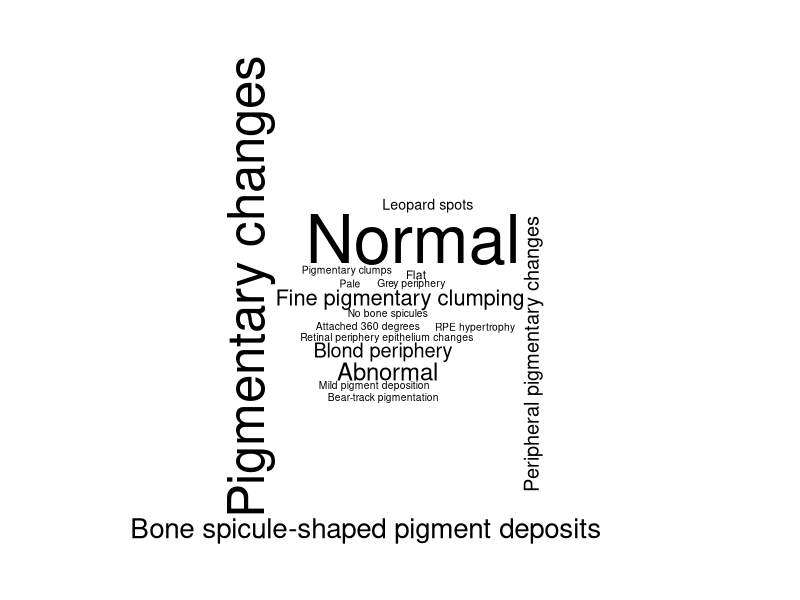

Recreate this plot in R. (Note: this script raises an error after producing the figure.)
#-------------------------Unique words in Peripheral Retina
#Loading packages
library(dplyr) # for data wrangling
library(tidytext) # for NLP
library(stringr) # to deal with strings

library(wordcloud) # to render wordclouds
library(RColorBrewer)

library(knitr) # for tables
library(tidyr)

#------------Word frequencies
PeripheralRetinatext = c("Pigmentary changes", "Dark pigment spots/mottling", "Peripheral pigmentary changes", "Abnormal", "Pigmentary changes", 
               "Dark pigment spots/mottling", "Leopard spots", "Bone spicule-shaped pigment deposits", "Pigmentary changes", 
               "Dark pigment spots/mottling", "Abnormal", "Dark pigment spots/mottling", "Dark pigment spots/mottling", "Pigmentary changes", 
               "Abnormal", "Dark pigment spots/mottling", "Pigmentary changes", "Pigmentary changes", "Normal", "Peripheral pigmentary changes", 
               "RPE hypertrophy", "Normal", "Dark pigment spots/mottling", "Blond periphery", "Pigmentary changes", "Bone spicule-shaped pigment deposits", 
               "Normal", "Dark pigment spots/mottling", "Normal", "Abnormal", "Normal", "No bone spicules", "Flat", "Blond periphery", "Fine pigmentary clumping", 
               "Normal", "Dark pigment spots/mottling", "Normal", "Bone spicule-shaped pigment deposits", "Dark pigment spots/mottling", "Abnormal", 
               "Leopard spots", "Pigmentary changes", "Fine pigmentary clumping", "Dark pigment spots/mottling", "Normal", "Normal", 
               "Dark pigment spots/mottling", "Grey periphery", "Bear-track pigmentation", "Peripheral pigmentary changes", "Abnormal", 
               "Peripheral pigmentary changes", "Dark pigment spots/mottling", "Fine pigmentary clumping", "Abnormal", "Peripheral pigmentary changes", 
               "Dark pigment spots/mottling", "Pigmentary changes", "Fine pigmentary clumping", "Peripheral pigmentary changes", 
               "Dark pigment spots/mottling", "Abnormal", "Bone spicule-shaped pigment deposits", "Blond periphery", "Normal", "Pigmentary changes", 
               "Mild pigment deposition", "Dark pigment spots/mottling", "Pigmentary clumps", "Normal", "Dark pigment spots/mottling", 
               "Fine pigmentary clumping", "Dark pigment spots/mottling", "Pigmentary changes", "Blond periphery", "Normal" , "Normal", 
               "Dark pigment spots/mottling", "Normal", "Dark pigment spots/mottling", "Bone spicule-shaped pigment deposits", 
               "Retinal periphery epithelium changes", "Pigmentary changes", "Normal", "Dark pigment spots/mottling", "Dark pigment spots/mottling", 
               "Normal", "Dark pigment spots/mottling", "Blond periphery", "Dark pigment spots/mottling", "Pigmentary changes", "Normal", 
               "Pigmentary changes", "Dark pigment spots/mottling", "Bone spicule-shaped pigment deposits", "Leopard spots", 
               "Pigmentary changes", "Dark pigment spots/mottling", "Bone spicule-shaped pigment deposits", "Normal", "Dark pigment spots/mottling", 
               "Normal", "Fine pigmentary clumping", "Bone spicule-shaped pigment deposits", "Pigmentary changes", "Pale", "Dark pigment spots/mottling", 
               "Pigmentary changes", "Normal", "Normal", "Fine pigmentary clumping", "Normal", "Pigmentary changes", "Pigmentary changes", "Pigmentary changes", 
               "Bone spicule-shaped pigment deposits", "Attached 360 degrees", "Flat", "Dark pigment spots/mottling", "Dark pigment spots/mottling", "Normal", 
               "Normal", "Normal", "Normal", "Normal", "Normal", "Bone spicule-shaped pigment deposits", "Normal", "Normal", "Blond periphery", "Pigmentary changes", 
               "Pigmentary changes")

PeripheralRetinaTextframe=as.data.frame(PeripheralRetinatext)

#Tokenize
PeripheralRetinaTexttoken <- tibble(PeripheralRetinaTextframe)

PeripheralRetinaTextCount <- count(PeripheralRetinaTexttoken, PeripheralRetinatext)

wordcloud(words = PeripheralRetinaTextCount$PeripheralRetinatext, freq = PeripheralRetinaTextCount$n, min.freq = 1)

library("writexl")
write_xlsx(PeripheralRetinaTextCount,"/Users/maryagopi/Desktop/PeripheralRetinaTextCount.xlsx")

#------------------
library(ggplot2)
PeripheralRetinaplot <- ggplot(PeripheralRetinaTextCount, aes(x=PeripheralRetinatext, y=n)) + 
  geom_bar(stat = "identity", fill="steelblue")+
  geom_text(aes(label=n), vjust=0.3, color="black", size=3)+
  theme_minimal()+ 
  xlab("PeripheralRetina") + 
  ylab("Frequency")+
  ggtitle("Frequency of PeripheralRetina (Unique ID)")+
  coord_flip()

PeripheralRetinaplot
